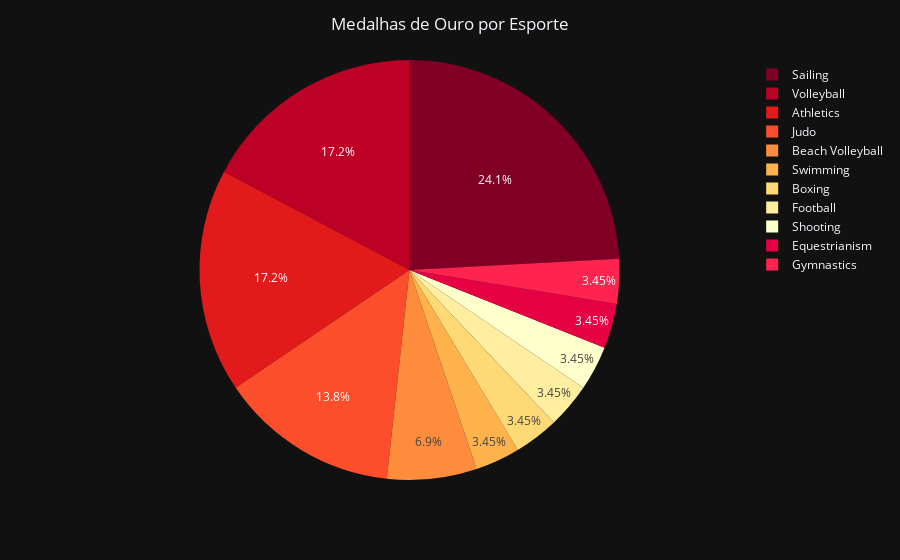

The notebook cell saved with this chart:
### Markdown cell above
Agora faça um gráfico de setores (pizza) mostrando a distribuição de medalhas de ouro do Brasil por esporte.

### Code cell
pie_chart = px.pie(data_frame=df_gold_medalists, names='Sport', 
                   color_discrete_sequence=px.colors.sequential.YlOrRd_r,
                   template='plotly_dark')
pie_chart.update_layout(title_text='Medalhas de Ouro por Esporte', title_x=0.5) 
pie_chart.show()

### Figure 1 — Plotly figure (JSON) as saved in the notebook; plotly's stock layout.template omitted (floating-point values rounded to 4 significant figures)
{"data": [{"domain": {"x": [0, 1], "y": [0, 1]}, "hovertemplate": "Sport=%{label}<extra></extra>", "labels": ["Volleyball", "Beach Volleyball", "Volleyball", "Volleyball", "Volleyball", "Sailing", "Athletics", "Judo", "Volleyball", "Swimming", "Boxing", "Athletics", "Athletics", "Athletics", "Football", "Beach Volleyball", "Sailing", "Sailing", "Sailing", "Athletics", "Judo", "Judo", "Shooting", "Sailing", "Equestrianism", "Sailing", "Sailing", "Judo", "Gymnastics"], "legendgroup": "", "name": "", "showlegend": true, "type": "pie"}], "layout": {"autosize": true, "legend": {"tracegroupgap": 0}, "margin": {"t": 60}, "piecolorway": ["rgb(128,0,38)", "rgb(189,0,38)", "rgb(227,26,28)", "rgb(252,78,42)", "rgb(253,141,60)", "rgb(254,178,76)", "rgb(254,217,118)", "rgb(255,237,160)", "rgb(255,255,204)"], "title": {"text": "Medalhas de Ouro por Esporte", "x": 0.5}}}
